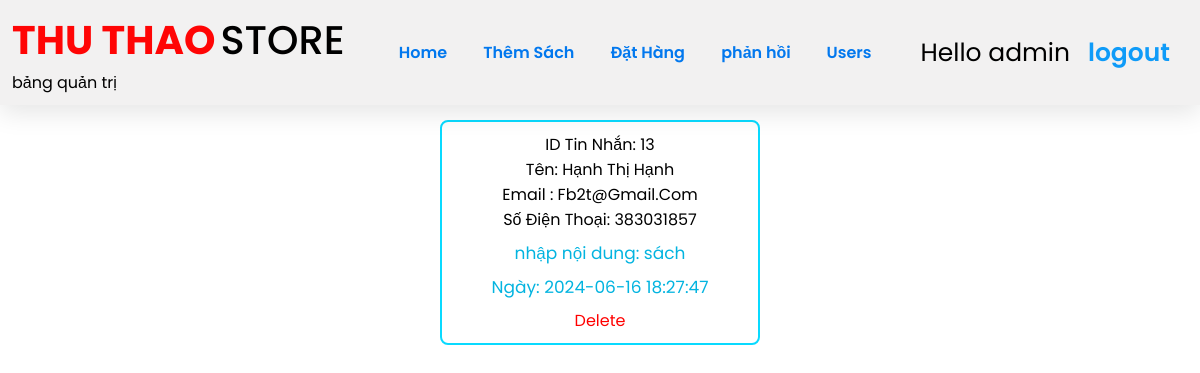
/message_admin.php (signed in), run on the app's committed database.
### tables this page shows
CREATE TABLE `msg` (
  `id` int(100) NOT NULL,
  `user_id` int(100) NOT NULL,
  `name` varchar(20) NOT NULL,
  `email` varchar(20) NOT NULL,
  `number` int(20) NOT NULL,
  `msg` text NOT NULL,
  `date` datetime NOT NULL DEFAULT current_timestamp()
);

### message_admin.php (the view, shortened to what this page needs)
<?php
include 'config.php';
?>
<!DOCTYPE html>
<html lang="en">
<head>
    <link rel="stylesheet" href="./css/register.css">
    <link rel="stylesheet" href="./css/index_book.css">
</head>
<body>
    <?php
    include 'admin_header.php';
    ?>
        <section class="show-products">
    <div class="box-container">
   <?php
      $select_user = mysqli_query($conn, "SELECT id,name,email,number,msg,date FROM msg") or die('query failed');
      if(mysqli_num_rows($select_user) > 0){
         while($fetch_user = mysqli_fetch_assoc($select_user)){
   ?>
   <div class="box">
       <div class="name">ID tin nhắn: <?php echo $fetch_user['id']; ?></div>
      <div class="name">Tên: <?php echo $fetch_user['name']; ?></div>
      <div class="name">Email : <?php echo $fetch_user['email']; ?></div>
      <div class="password">Số Điện Thoại: <?php echo $fetch_user['number']; ?></div>
      <div class="price">nhập nội dung: <?php echo wordwrap($fetch_user['msg'],30,"<br>\n",TRUE); ?></div>
      <div class="price">Ngày: <?php echo $fetch_user['date']; ?></div>
      <a href="message_admin.php?delete_msg=<?php echo $fetch_user['id']; ?>" onclick="return confirm('delete this message?');">Delete</a>
   </div>
   <?php
      }
   }else{
      echo '<p class="empty">No any message recived yet!</p>';
   }
   ?>
    </div>
    </section>
</body>
</html>

### css/register.css (style rules this page uses)
* { text-decoration: none; }
body { background: #fff; font-family: "Poppins", sans-serif; }
html { overflow-x: hidden; top: 0; bottom: 0; left: 0; right: 0; }
.show-products .box-container { display: grid; grid-template-columns: repeat(auto-fit, 27rem); justify-content: center; gap: 1.5rem; max-width: 1200px; margin: 0 auto; align-items: flex-start; }
.show-products { padding-top: 0; margin-top: 15px; }
.show-products .box-container .box { text-align: center; padding: 12px; border-radius: 0.5rem; border: 2px solid rgb(15, 156, 221); }
.show-products .box-container .box .name { font-size: 1rem; color: black; text-transform: capitalize; }
.show-products .box-container .box .price { margin: 15px; font-size: 20px; color: rgb(32, 31, 31); }

### css/index_book.css (style rules this page uses)
* { text-decoration: none; margin: 0; padding: 0; font-family: "Poppins", sans-serif; box-sizing: border-box; outline: none; border:none; }
.show-products .box-container { display: grid; grid-template-columns: repeat(auto-fit, 20rem); justify-content: center; gap:1.5rem; max-width: 1200px; margin:0 auto; align-items: flex-start; }
.show-products { padding-top: 0; margin-top: 15px; }
.show-products .box-container .box { text-align: center; padding:10px; border-radius: .5rem; border:2px solid rgb(9, 218, 255); }
.show-products .box-container .box .name { font-size: 1rem; color:black; text-transform: capitalize; }
.show-products .box-container .box .price { margin: 8px 0px; font-size: 17px; color: rgb(3, 180, 224); font-weight: 400; }

### css/admin.css (style rules this page uses)
* { text-decoration: none; margin: 0; padding: 0; font-family: "Poppins", sans-serif; box-sizing: border-box; outline: none; border: none; }
a { color: #ff0000; text-decoration: none; background-color: transparent; }

### data on the page
msg: id "13", name "Hạnh Thị Hạnh", email "Fb2t@gmail.com", number "383031857", msg "sách", date "2024-06-16 18:27:47"

### other printed values
$_SESSION['admin_name'] "admin"
